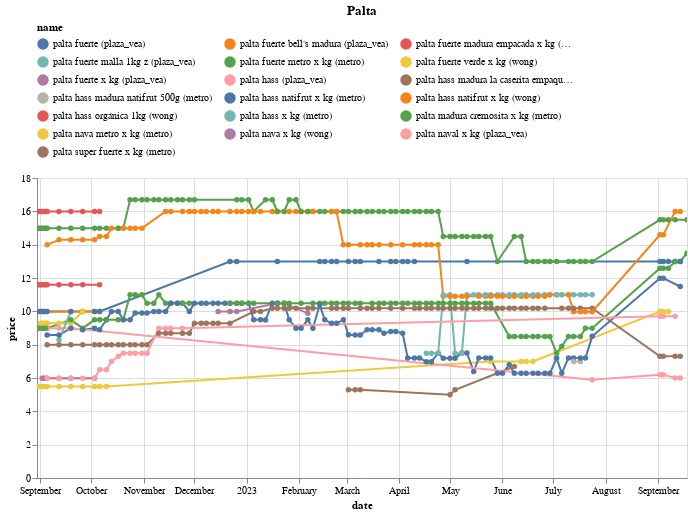

Notebook code cell kept with this figure:
### Code cell
(df
 .loc[df.name.isin(names)]
 .pipe(alt.Chart)
 .mark_line(point=True)
 .encode(x='date', y='price', color='name', tooltip=['name','price'])
 .properties(width=650, title='Palta')
 .interactive()
 .configure_legend(orient='top', columns=3)
)

### Figure 1 — Vega-Lite specification as saved in the notebook (floating-point values rounded to 4 significant figures; data arrays with more than 128 entries replaced by an {"elided": "..."} marker saying what was removed)
{"config": {"view": {"continuousWidth": 300, "continuousHeight": 300}, "legend": {"columns": 3, "orient": "top"}}, "data": {"name": "data-0c77180d9d6cb63bb522a476f5fcbb02"}, "mark": {"type": "line", "point": true}, "encoding": {"color": {"field": "name", "type": "nominal"}, "tooltip": [{"field": "name", "type": "nominal"}, {"field": "price", "type": "quantitative"}], "x": {"field": "date", "type": "temporal"}, "y": {"field": "price", "type": "quantitative"}}, "params": [{"name": "param_14", "select": {"type": "interval", "encodings": ["x", "y"]}, "bind": "scales"}], "title": "Palta", "width": 650, "$schema": "https://vega.github.io/schema/vega-lite/v5.14.1.json", "datasets": {"data-0c77180d9d6cb63bb522a476f5fcbb02": {"elided": "591 records"}}}
